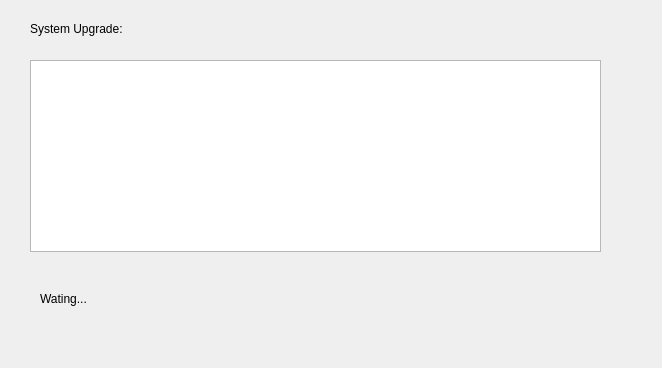
<?xml version="1.0" encoding="UTF-8"?>
<ui version="4.0">
 <class>HNUpgradeWidget</class>
 <widget class="QWidget" name="HNUpgradeWidget">
  <property name="geometry">
   <rect>
    <x>0</x>
    <y>0</y>
    <width>662</width>
    <height>368</height>
   </rect>
  </property>
  <property name="windowTitle">
   <string>HNUpgradeWidget</string>
  </property>
  <layout class="QHBoxLayout" name="horizontalLayout">
   <property name="spacing">
    <number>0</number>
   </property>
   <property name="leftMargin">
    <number>0</number>
   </property>
   <property name="topMargin">
    <number>0</number>
   </property>
   <property name="rightMargin">
    <number>0</number>
   </property>
   <property name="bottomMargin">
    <number>0</number>
   </property>
   <item>
    <widget class="QWidget" name="widgetHNUpgrade" native="true">
     <widget class="QLabel" name="lbTip">
      <property name="geometry">
       <rect>
        <x>30</x>
        <y>20</y>
        <width>231</width>
        <height>17</height>
       </rect>
      </property>
      <property name="text">
       <string>System Upgrade:</string>
      </property>
      <property name="alignment">
       <set>Qt::AlignLeading|Qt::AlignLeft|Qt::AlignVCenter</set>
      </property>
     </widget>
     <widget class="HNProgressBar" name="widgetUpgrade" native="true">
      <property name="geometry">
       <rect>
        <x>30</x>
        <y>330</y>
        <width>561</width>
        <height>17</height>
       </rect>
      </property>
     </widget>
     <widget class="QLabel" name="lbUpgrade">
      <property name="geometry">
       <rect>
        <x>40</x>
        <y>290</y>
        <width>103</width>
        <height>17</height>
       </rect>
      </property>
      <property name="text">
       <string>Wating...</string>
      </property>
     </widget>
     <widget class="QTextBrowser" name="tbVersion">
      <property name="geometry">
       <rect>
        <x>30</x>
        <y>60</y>
        <width>571</width>
        <height>192</height>
       </rect>
      </property>
     </widget>
    </widget>
   </item>
  </layout>
 </widget>
 <layoutdefault spacing="6" margin="11"/>
 <customwidgets>
  <customwidget>
   <class>HNProgressBar</class>
   <extends>QWidget</extends>
   <header>hnprogressbar.h</header>
   <container>1</container>
  </customwidget>
 </customwidgets>
 <resources/>
 <connections/>
</ui>
